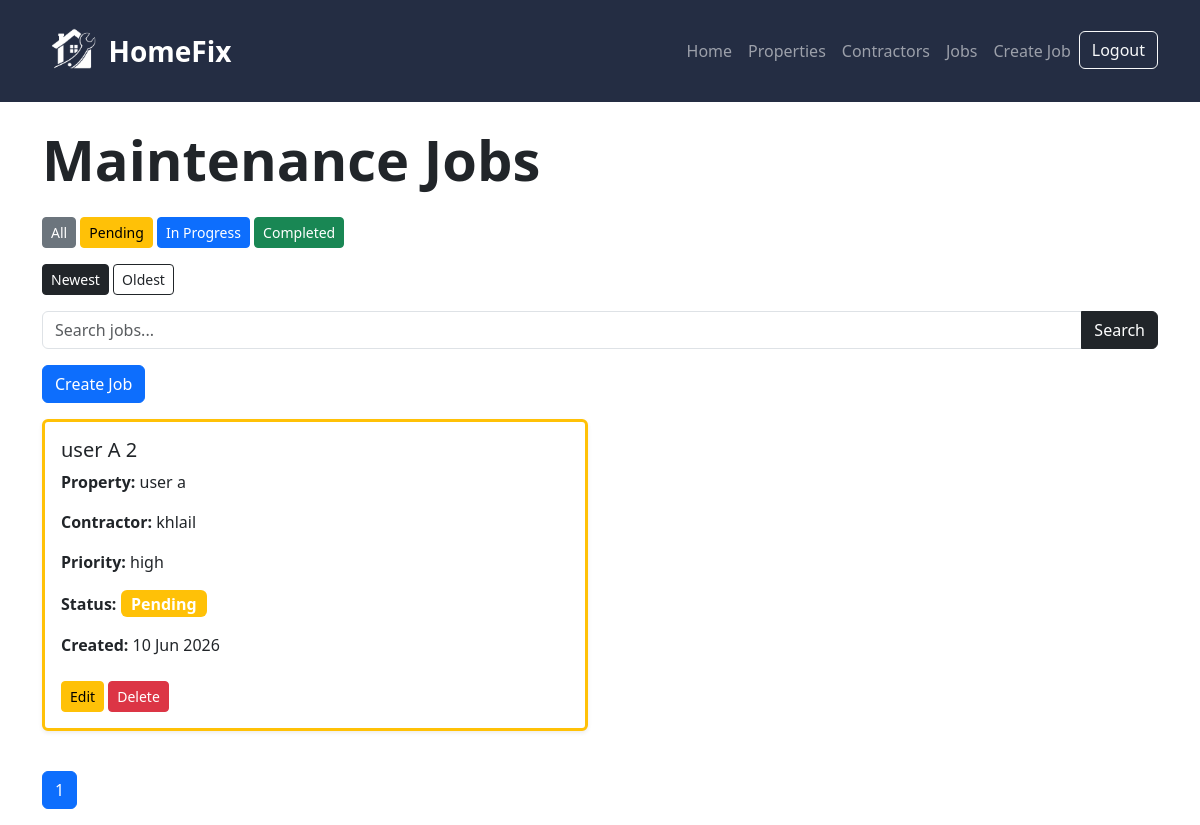
Before: /jobs/?status=pending (signed in) with the older database file.
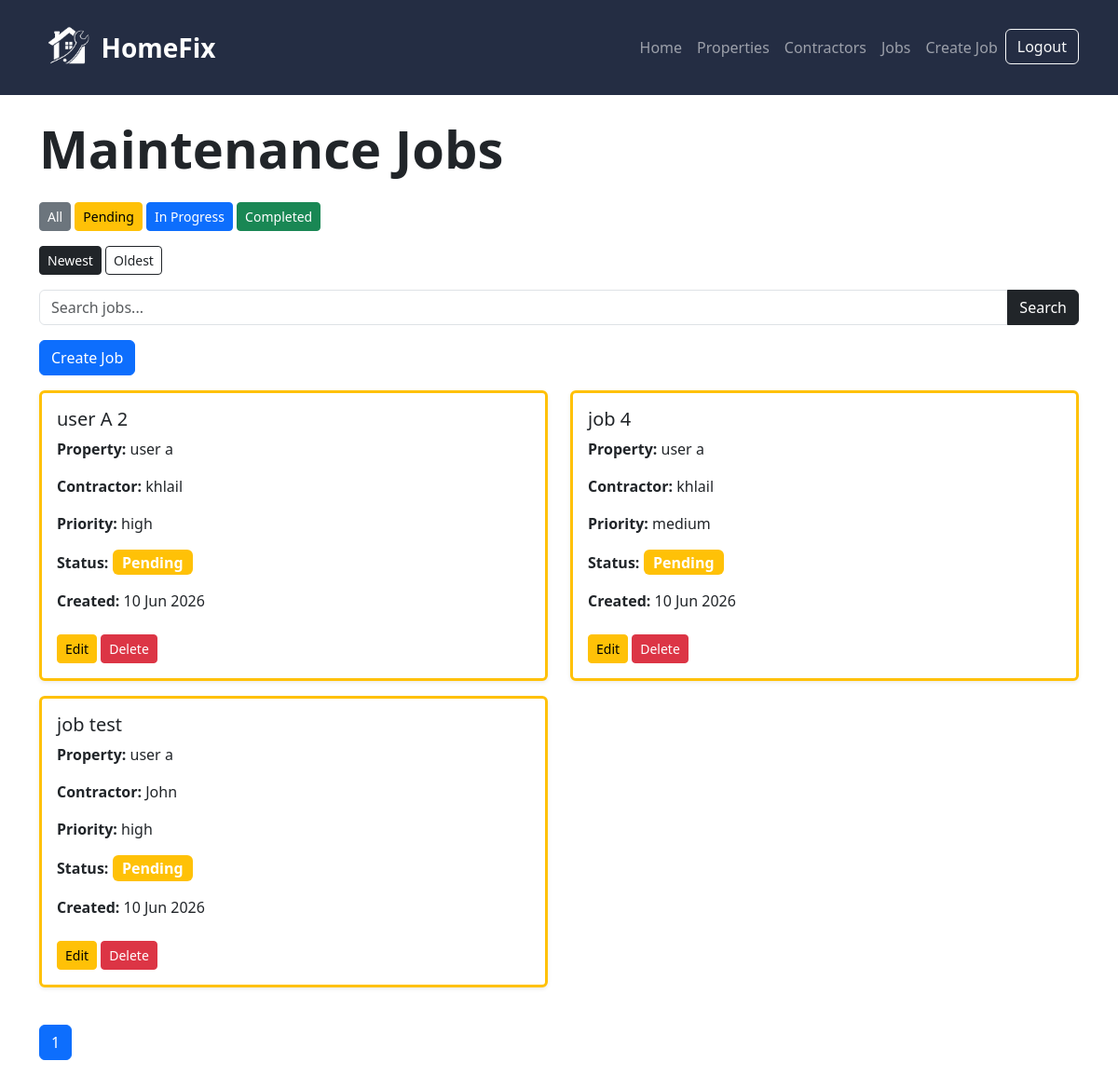
After: the same page with the newer database file.
### maintenance/models.py (models this page shows, shortened)
class MaintenanceJob(models.Model):
    user = models.ForeignKey(
        User,
        on_delete=models.CASCADE,
        null=True,
        blank=True
    )
    PRIORITY_CHOICES = [
        ('high', 'High'),
        ('medium', 'Medium'),
        ('low', 'Low'),
    ]
    STATUS_CHOICES = [
        ('pending', 'Pending'),
        ('in_progress', 'In Progress'),
        ('completed', 'Completed'),
    ]
    property = models.ForeignKey(
        Property,
        on_delete=models.CASCADE
    )
    contractor = models.ForeignKey(
        Contractor,
        on_delete=models.CASCADE
    )
    title = models.CharField(max_length=100)
    description = models.TextField()
    priority = models.CharField(
        max_length=10,
        choices=PRIORITY_CHOICES
    )
    status = models.CharField(
        max_length=20,
        choices=STATUS_CHOICES
    )
    created_at = models.DateTimeField(auto_now_add=True)

class Property(models.Model):
    PROPERTY_TYPES = [
        ('house', 'House'),
        ('flat', 'Flat'),
        ('bungalow', 'Bungalow'),
        ('other', 'Other'),
    ]
    user = models.ForeignKey(
        User,
        on_delete=models.CASCADE,
        null=True,
        blank=True
    )
    name = models.CharField(max_length=100)
    address = models.TextField()
    property_type = models.CharField(
        max_length=20,
        choices=PROPERTY_TYPES
    )
    created_at = models.DateTimeField(auto_now_add=True)
    def __str__(self):
        return self.name

class Contractor(models.Model):
    TRADE_TYPES = [
        ('plumber', 'Plumber'),
        ('electrician', 'Electrician'),
        ('carpenter', 'Carpenter'),
        ('painter', 'Painter'),
        ('other', 'Other'),
    ]
    user = models.ForeignKey(
        User,
        on_delete=models.CASCADE,
        null=True,
        blank=True
    )
    name = models.CharField(max_length=100)
    trade_type = models.CharField(
        max_length=20,
        choices=TRADE_TYPES
    )
    phone = models.CharField(max_length=20)
    email = models.EmailField()
    def __str__(self):
        return self.name

### maintenance/views.py (the view)
# urls.py: path('jobs/', views.job_list, name='job_list'),
@login_required
def job_list(request):
    jobs = MaintenanceJob.objects.filter(
        user=request.user
    )
    sort = request.GET.get('sort')
    if sort == 'newest':
        jobs = jobs.order_by('-created_at')
    elif sort == 'oldest':
        jobs = jobs.order_by('created_at')
    status = request.GET.get('status')
    if status:
        jobs = jobs.filter(status=status)
    search = request.GET.get('search', '')
    if search:
        jobs = jobs.filter(
            Q(title__icontains=search) |
            Q(property__name__icontains=search) |
            Q(contractor__name__icontains=search)
        )
    paginator = Paginator(jobs, 4)  # 4 jobs per page
    page_number = request.GET.get('page')
    jobs = paginator.get_page(page_number)
    context = {
        'jobs': jobs,
        'selected_status': status,
        'search': search,
        'sort': sort
    }
    return render(
        request,
        'maintenance/job_list.html',
        context
    )

### maintenance/templates/maintenance/job_list.html (shortened to what this page needs)
{% extends 'maintenance/base.html' %}
{% block content %}
<h1 class="display-4 fw-bold mb-4">
    Maintenance Jobs
</h1>
<div class="mb-3">
    <a href="/jobs/" class="btn btn-secondary btn-sm">
        All
    </a>
    <a href="/jobs/?status=pending" class="btn btn-warning btn-sm">
        Pending
    </a>
    <a href="/jobs/?status=in_progress" class="btn btn-primary btn-sm">
        In Progress
    </a>
    <a href="/jobs/?status=completed" class="btn btn-success btn-sm">
        Completed
    </a>
</div>
<div class="mb-3">
    <a href="/jobs/?sort=newest" class="btn btn-dark btn-sm">
        Newest
    </a>
    <a href="/jobs/?sort=oldest" class="btn btn-outline-dark btn-sm">
        Oldest
    </a>
</div>
<form method="GET" class="mb-3">
    <div class="input-group">
        <input type="text" name="search" class="form-control" placeholder="Search jobs..." value="{{ search }}">
        <button type="submit" class="btn btn-dark">
            Search
        </button>
    </div>
</form>
<a href="/jobs/create/" class="btn btn-primary mb-3">
    Create Job
</a>
<div class="row">
    {% for job in jobs %}
    <div class="col-md-6 mb-3">
        {% if job.status == 'pending' %}
        <div class="card shadow-sm border-warning border-3">
            {% elif job.status == 'in_progress' %}
            <div class="card shadow-sm border-primary border-3">
                {% elif job.status == 'completed' %}
                <div class="card shadow-sm border-success border-3">
                    {% endif %}
                    <div class="card-body">
                        <h5 class="card-title">
                            {{ job.title }}
                        </h5>
                        <p>
                            <strong>Property:</strong>
                            {{ job.property }}
                        </p>
                        <p>
                            <strong>Contractor:</strong>
                            {{ job.contractor }}
                        </p>
                        <p>
                            <strong>Priority:</strong>
                            {{ job.priority }}
                        </p>
                        <p>
                            <strong>Status:</strong>
                            {% if job.status == 'pending' %}
                            <span class="badge bg-warning fs-6">Pending</span>
                            {% elif job.status == 'in_progress' %}
                            <span class="badge bg-primary fs-6">In Progress</span>
                            {% elif job.status == 'completed' %}
                            <span class="badge bg-success fs-6">Completed</span>
                            {% endif %}
                        </p>
                        <p>
                            <strong>Created:</strong>
                            {{ job.created_at|date:"d M Y" }}
                        </p>
                        <a href="/jobs/edit/{{ job.id }}/" class="btn btn-warning btn-sm mt-2">
                            Edit
                        </a>
                        <a href="/jobs/delete/{{ job.id }}/" class="btn btn-danger btn-sm mt-2">
                            Delete
                        </a>
                    </div>
                </div>
            </div>
            {% endfor %}
        </div>
        <nav class="mt-4">
            <ul class="pagination">
                <li class="page-item active">
                    <span class="page-link">
                        {{ jobs.number }}
                    </span>
                </li>
            </ul>
        </nav>
        {% endblock %}

### maintenance/templates/maintenance/base.html (shortened to what this page needs)
{% load static %}
<!DOCTYPE html>
<html lang="en">
<head>
    <link href="https://cdn.jsdelivr.net/npm/bootstrap@5.3.3/dist/css/bootstrap.min.css" rel="stylesheet">
</head>
<body>
    <nav class="navbar navbar-expand-lg navbar-dark py-3" style="background-color: #242d43;">
        <div class="container">
            <a class="navbar-brand d-flex align-items-center" href="/">
                <img src="{% static 'images/logo.png' %}" height="60" class="me-2">
                <span class="fs-3 fw-bold">
                    HomeFix
                </span>
            </a>
            <div class="navbar-nav">
                <a class="nav-link" href="/">
                    Home
                </a>
                <a class="nav-link" href="/properties/">
                    Properties
                </a>
                <a class="nav-link" href="/contractors/">
                    Contractors
                </a>
                <a class="nav-link" href="/jobs/">
                    Jobs
                </a>
                <a class="nav-link" href="/jobs/create/">
                    Create Job
                </a>
                {% if user.is_authenticated %}
                <form action="/accounts/logout/" method="post" class="d-inline">
                    <button type="submit" class="btn btn-outline-light">
                        Logout
                    </button>
                </form>
                {% endif %}
            </div>
        </div>
    </nav>
    <div class="container mt-4">
        {% block content %}
        {% endblock %}
    </div>
</body>
</html>

Changed rows visible on the page:
added MaintenanceJob: title "job 4", property "user a", contractor "khlail", priority "medium", status "Pending", created_at "10 Jun 2026"
added MaintenanceJob: title "job test", property "user a", contractor "John", priority "high", status "Pending", created_at "10 Jun 2026"
